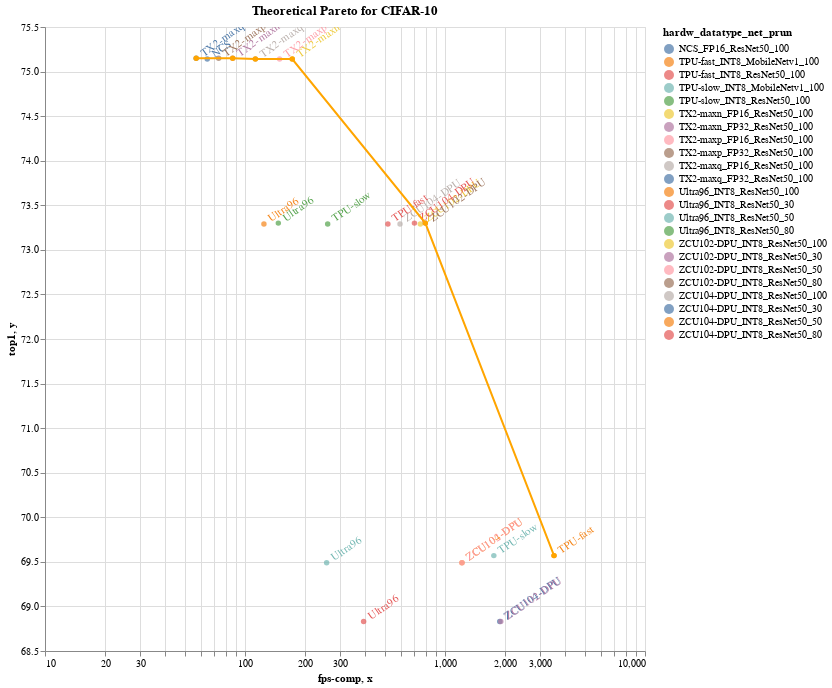

Here is the notebook cell this chart was saved with:
### Markdown cell above
### ImageNet

### Code cell
%run scripts/overlapped_pareto.py
theor_pareto(net_keyword='imagenet', title= 'Theoretical Pareto for CIFAR-10')

### Figure 1 — Vega-Lite specification as saved in the notebook (floating-point values rounded to 4 significant figures)
{"config": {"view": {"continuousWidth": 400, "continuousHeight": 300}}, "layer": [{"mark": {"type": "point", "filled": true}, "encoding": {"color": {"type": "nominal", "field": "hardw_datatype_net_prun"}, "tooltip": [{"type": "nominal", "field": "hardw_datatype_net_prun"}, {"type": "quantitative", "field": "fps-comp"}, {"type": "nominal", "field": "top1"}], "x": {"type": "quantitative", "field": "fps-comp", "scale": {"type": "log"}}, "y": {"type": "quantitative", "field": "top1", "scale": {"zero": false}}}, "height": 624.0, "selection": {"selector009": {"type": "interval", "bind": "scales", "encodings": ["x", "y"]}}, "title": "Theoretical Pareto for CIFAR-10", "width": 600}, {"mark": {"type": "text", "align": "left", "angle": 325, "baseline": "middle", "dx": 7}, "encoding": {"color": {"type": "nominal", "field": "hardw_datatype_net_prun"}, "text": {"type": "nominal", "field": "hardw"}, "tooltip": [{"type": "nominal", "field": "hardw_datatype_net_prun"}, {"type": "quantitative", "field": "fps-comp"}, {"type": "nominal", "field": "top1"}], "x": {"type": "quantitative", "field": "fps-comp", "scale": {"type": "log"}}, "y": {"type": "quantitative", "field": "top1", "scale": {"zero": false}}}, "height": 624.0, "title": "Theoretical Pareto for CIFAR-10", "width": 600}, {"data": {"name": "data-51fb11200defad865cc5bc0c41393302"}, "mark": {"type": "line", "point": true}, "encoding": {"color": {"value": "#FFA500"}, "tooltip": [{"type": "nominal", "field": "group"}, {"type": "quantitative", "field": "x"}, {"type": "nominal", "field": "y"}], "x": {"type": "quantitative", "field": "x", "scale": {"type": "log"}}, "y": {"type": "quantitative", "field": "y", "scale": {"zero": false}}}, "selection": {"selector008": {"type": "interval", "bind": "scales", "encodings": ["x", "y"]}}}], "data": {"name": "data-7e12727267c2d570fc9df49d49bf0a0a"}, "$schema": "https://vega.github.io/schema/vega-lite/v4.0.2.json", "datasets": {"data-7e12727267c2d570fc9df49d49bf0a0a": [{"hardw_datatype_net_prun": "TPU-fast_INT8_MobileNetv1_100", "hardw": "TPU-fast", "network": "MobileNetv1", "fps-comp": 3509.0, "top1": "69.57", "type": "theoretical"}, {"hardw_datatype_net_prun": "TPU-slow_INT8_MobileNetv1_100", "hardw": "TPU-slow", "network": "MobileNetv1", "fps-comp": 1754.0, "top1": "69.57", "type": "theoretical"}, {"hardw_datatype_net_prun": "Ultra96_INT8_ResNet50_100", "hardw": "Ultra96", "network": "ResNet50", "fps-comp": 124.4, "top1": "73.29", "type": "theoretical"}, {"hardw_datatype_net_prun": "ZCU104-DPU_INT8_ResNet50_100", "hardw": "ZCU104-DPU", "network": "ResNet50", "fps-comp": 595.9, "top1": "73.29", "type": "theoretical"}, {"hardw_datatype_net_prun": "ZCU102-DPU_INT8_ResNet50_100", "hardw": "ZCU102-DPU", "network": "ResNet50", "fps-comp": 752.9, "top1": "73.29", "type": "theoretical"}, {"hardw_datatype_net_prun": "TPU-fast_INT8_ResNet50_100", "hardw": "TPU-fast", "network": "ResNet50", "fps-comp": 518.1, "top1": "73.29", "type": "theoretical"}, {"hardw_datatype_net_prun": "TPU-slow_INT8_ResNet50_100", "hardw": "TPU-slow", "network": "ResNet50", "fps-comp": 259.1, "top1": "73.29", "type": "theoretical"}, {"hardw_datatype_net_prun": "Ultra96_INT8_ResNet50_80", "hardw": "Ultra96", "network": "ResNet50", "fps-comp": 146.8, "top1": "73.30", "type": "theoretical"}, {"hardw_datatype_net_prun": "ZCU104-DPU_INT8_ResNet50_80", "hardw": "ZCU104-DPU", "network": "ResNet50", "fps-comp": 703.4, "top1": "73.30", "type": "theoretical"}, {"hardw_datatype_net_prun": "ZCU102-DPU_INT8_ResNet50_80", "hardw": "ZCU102-DPU", "network": "ResNet50", "fps-comp": 797.5, "top1": "73.30", "type": "theoretical"}, {"hardw_datatype_net_prun": "Ultra96_INT8_ResNet50_50", "hardw": "Ultra96", "network": "ResNet50", "fps-comp": 256.0, "top1": "69.49", "type": "theoretical"}, {"hardw_datatype_net_prun": "ZCU104-DPU_INT8_ResNet50_50", "hardw": "ZCU104-DPU", "network": "ResNet50", "fps-comp": 1216.0, "top1": "69.49", "type": "theoretical"}, {"hardw_datatype_net_prun": "ZCU102-DPU_INT8_ResNet50_50", "hardw": "ZCU102-DPU", "network": "ResNet50", "fps-comp": 1216.0, "top1": "69.49", "type": "theoretical"}, {"hardw_datatype_net_prun": "Ultra96_INT8_ResNet50_30", "hardw": "Ultra96", "network": "ResNet50", "fps-comp": 391.8, "top1": "68.83", "type": "theoretical"}, {"hardw_datatype_net_prun": "ZCU104-DPU_INT8_ResNet50_30", "hardw": "ZCU104-DPU", "network": "ResNet50", "fps-comp": 1878.0, "top1": "68.83", "type": "theoretical"}, {"hardw_datatype_net_prun": "ZCU102-DPU_INT8_ResNet50_30", "hardw": "ZCU102-DPU", "network": "ResNet50", "fps-comp": 1901.0, "top1": "68.83", "type": "theoretical"}, {"hardw_datatype_net_prun": "TX2-maxn_FP16_ResNet50_100", "hardw": "TX2-maxn", "network": "ResNet50", "fps-comp": 172.3, "top1": "75.14", "type": "theoretical"}, {"hardw_datatype_net_prun": "TX2-maxp_FP16_ResNet50_100", "hardw": "TX2-maxp", "network": "ResNet50", "fps-comp": 149.0, "top1": "75.14", "type": "theoretical"}, {"hardw_datatype_net_prun": "TX2-maxq_FP16_ResNet50_100", "hardw": "TX2-maxq", "network": "ResNet50", "fps-comp": 112.7, "top1": "75.14", "type": "theoretical"}, {"hardw_datatype_net_prun": "NCS_FP16_ResNet50_100", "hardw": "NCS", "network": "ResNet50", "fps-comp": 64.77, "top1": "75.14", "type": "theoretical"}, {"hardw_datatype_net_prun": "TX2-maxn_FP32_ResNet50_100", "hardw": "TX2-maxn", "network": "ResNet50", "fps-comp": 86.79, "top1": "75.15", "type": "theoretical"}, {"hardw_datatype_net_prun": "TX2-maxp_FP32_ResNet50_100", "hardw": "TX2-maxp", "network": "ResNet50", "fps-comp": 73.83, "top1": "75.15", "type": "theoretical"}, {"hardw_datatype_net_prun": "TX2-maxq_FP32_ResNet50_100", "hardw": "TX2-maxq", "network": "ResNet50", "fps-comp": 56.99, "top1": "75.15", "type": "theoretical"}], "data-51fb11200defad865cc5bc0c41393302": [{"x": 56.99, "y": "75.15", "group": "TX2-maxq_FP32_ResNet50_100"}, {"x": 86.79, "y": "75.15", "group": "TX2-maxn_FP32_ResNet50_100"}, {"x": 112.7, "y": "75.14", "group": "TX2-maxq_FP16_ResNet50_100"}, {"x": 172.3, "y": "75.14", "group": "TX2-maxn_FP16_ResNet50_100"}, {"x": 797.5, "y": "73.30", "group": "ZCU102-DPU_INT8_ResNet50_80"}, {"x": 3509.0, "y": "69.57", "group": "TPU-fast_INT8_MobileNetv1_100"}]}}
